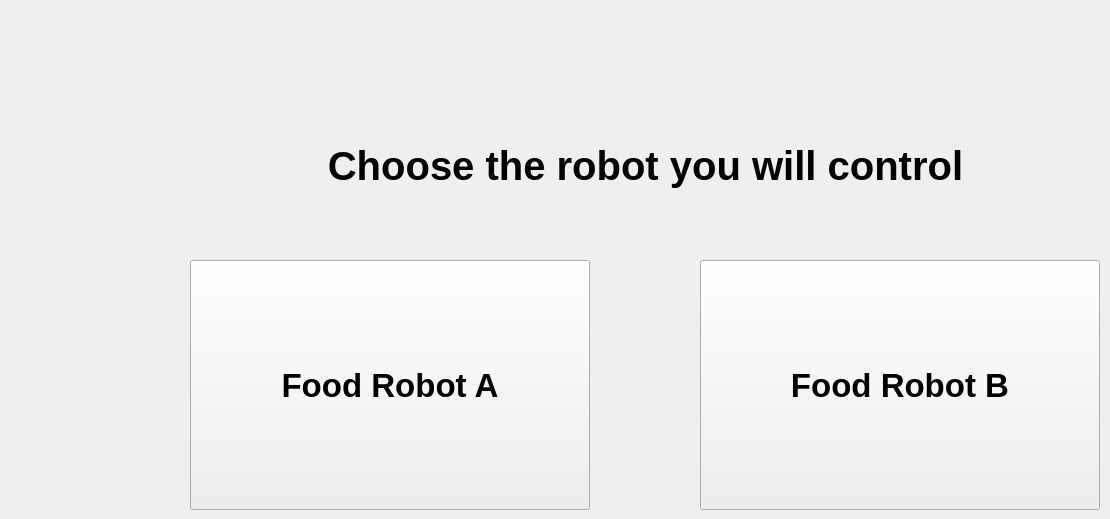
    <widget class="QWidget" name="control_robot_page_choose_robot">
     <widget class="QPushButton" name="control_robot_b_button">
      <property name="geometry">
       <rect>
        <x>700</x>
        <y>260</y>
        <width>400</width>
        <height>250</height>
       </rect>
      </property>
      <property name="font">
       <font>
        <pointsize>25</pointsize>
        <weight>75</weight>
        <bold>true</bold>
       </font>
      </property>
      <property name="text">
       <string>Food Robot B</string>
      </property>
     </widget>
     <widget class="QPushButton" name="control_robot_a_button">
      <property name="geometry">
       <rect>
        <x>190</x>
        <y>260</y>
        <width>400</width>
        <height>250</height>
       </rect>
      </property>
      <property name="font">
       <font>
        <pointsize>25</pointsize>
        <weight>75</weight>
        <bold>true</bold>
       </font>
      </property>
      <property name="text">
       <string>Food Robot A</string>
      </property>
     </widget>
     <widget class="QLabel" name="label_25">
      <property name="geometry">
       <rect>
        <x>190</x>
        <y>140</y>
        <width>911</width>
        <height>51</height>
       </rect>
      </property>
      <property name="font">
       <font>
        <pointsize>30</pointsize>
        <weight>75</weight>
        <bold>true</bold>
       </font>
      </property>
      <property name="text">
       <string>Choose the robot you will control</string>
      </property>
      <property name="alignment">
       <set>Qt::AlignCenter</set>
      </property>
     </widget>
    </widget>
